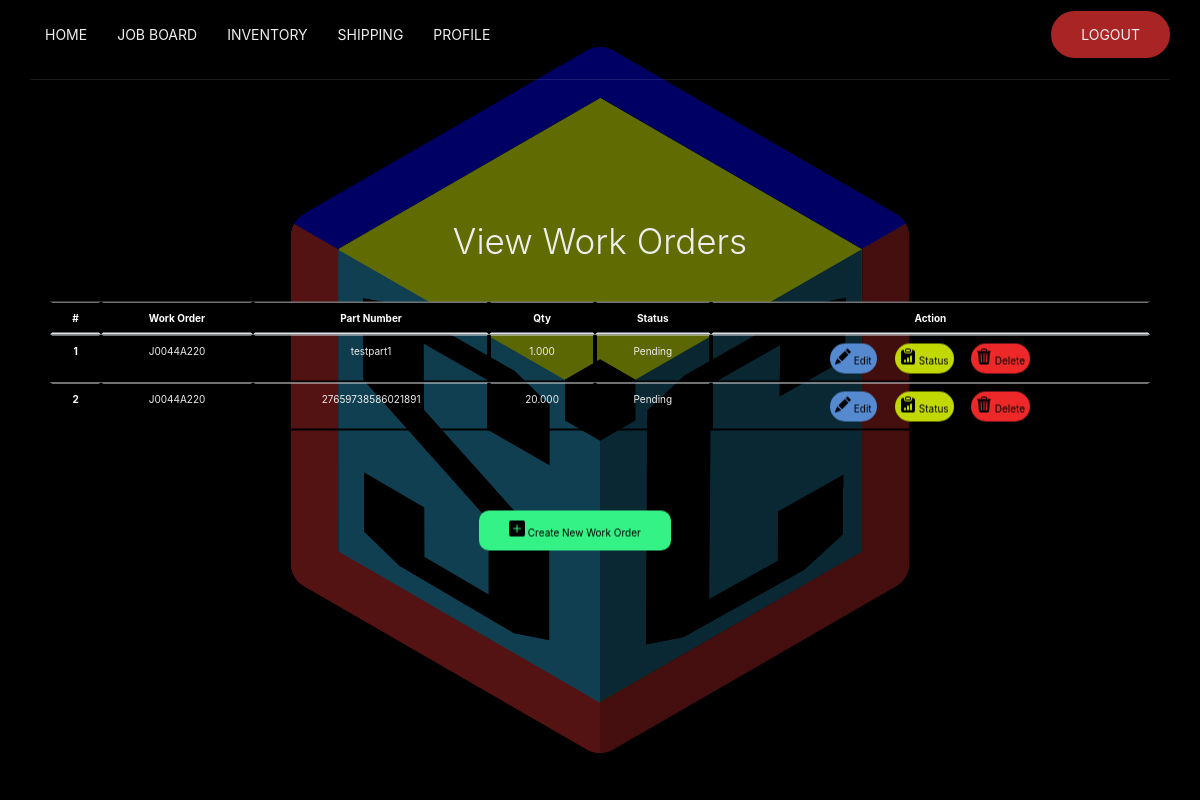
The page /view_jboard.php on the database its author committed.
### tables this page shows
CREATE TABLE `workorders` (
  `id` int(11) NOT NULL,
  `workid` varchar(20) NOT NULL,
  `partid` varchar(20) NOT NULL,
  `quantity` double(11,3) NOT NULL,
  `status` varchar(20) NOT NULL
);

### php/view_jb_table.php (called while the page is built)
<?php
include "connection_inv.php";
$sql = "SELECT * FROM workorders ORDER BY id DESC";
$result = mysqli_query($conn, $sql);
?>

### view_jboard.php (the view, shortened to what this page needs)
<?php
include "php/view_jb_table.php";
?>
<!DOCTYPE html>
<html>
<head>
	<link rel="stylesheet" href="https://maxcdn.bootstrapcdn.com/bootstrap/4.0.0/css/bootstrap.min.css">
	<link rel="stylesheet" href="https://unpkg.com/ionicons@4.5.10-0/dist/css/ionicons.min.css">
  <link rel="stylesheet" href="css/jb.css">
</head>
<body>
    <header>
      <div class="container">
        <nav>
          <ul class="nav-list">
            <li>
              <a href="index.php">Home</a>
            </li>
            <li>
              <a href="jboard.php">Job Board</a>
            </li>
            <li>
            <li>
              <a href="#">Inventory
              </a>
            </li>
              <a href="shipping.php">Shipping</a>
            </li>
            <li>
              <a href="profile.php">Profile</a>
            </li>
            <li class="move-right btn">
              <a href="php/logout.php">Logout</a>
            </li>
          </ul>
        </nav>
      </div>
    </header>
	<section class="hero">
		<div class="text">
      <div id="box">
        <div id="title">
          <div class="container">
            <h4 class="display-4 text-center">View Work Orders</h4><br>
            <?php if (mysqli_num_rows($result)) { ?>
            <div class="outer-wrapper">
              <div class="table-wrapper">
                <table class="table table-striped">
                  <thead>
                    <tr>
                      <th scope="col">#</th>
                      <th scope="col">Work Order</th>
                      <th scope="col">Part Number</th>
                      <th scope="col">Qty</th>
                      <th scope="col">Status</th>
                      <th scope="col">Action</th>
                    </tr>
                  </thead>
                  <tbody>
                    <?php
                       $i = 0;
                       while($rows = mysqli_fetch_assoc($result)){
                       $i++;
                     ?>
                    <tr>
                      <th scope="row"><?=$i?></th>
                      <td><?=$rows['workid']?></td>
                      <td><?php echo $rows['partid']; ?></td>
                      <td><?php echo $rows['quantity']; ?></td>
                      <td><?php echo $rows['status']; ?></td>
                      <td><a href="edit_jboard.php?id=<?=$rows['id']?>"
                             class="btn-edit bounce-in-on-hover">
                              Edit
                          </a>
                          <a href="progress_jboard.php?id=<?=$rows['id']?>"
                          class="btn-status bounce-in-on-hover">
                          Status
                          </a>
                          <a href="php/delete_jb_table.php?id=<?=$rows['id']?>"
                             class="btn-delete btn-danger bounce-in-on-hover">
                            Delete
                          </a>
                      </td>
                    </tr>
                    <?php } ?>
                  </tbody>
                </table>
                <?php } ?>
              </div>
            </div>
            <div class="py-5 text-center">
              <a href="create_jboard.php" class="btn-primary link bounce-in-on-hover">
                <svg xmlns="http://www.w3.org/2000/svg" width="16" height="16" fill="currentColor" class="bi bi-plus-square-fill" viewBox="0 0 16 16">
                   <path d="M2 0a2 2 0 0 0-2 2v12a2 2 0 0 0 2 2h12a2 2 0 0 0 2-2V2a2 2 0 0 0-2-2H2zm6.5 4.5v3h3a.5.5 0 0 1 0 1h-3v3a.5.5 0 0 1-1 0v-3h-3a.5.5 0 0 1 0-1h3v-3a.5.5 0 0 1 1 0z"/>
                </svg>
                Create New Work Order
              </a>
            </div>
          </div>
          </div>
        </div>
		</div>
	</section>
</body>
</html>

### css/jb.css (style rules this page uses)
*, *::before, *::after { margin: 0; padding: 0; box-sizing: border-box; }
html { font-family: 'Roboto', sans-serif; font-size: 10px; }
body { overflow-x: hidden; }
a { text-decoration: none; }
ul { list-style: none; }
header { width: 100%; position: absolute; top: 0; left: 0; }
.container { width: 100%; max-width: 117rem; margin: 0 auto; padding: 0 1.5rem; }
nav { display: flex; align-items: center; width: 100%; height: 8rem; border-bottom: 1px solid rgba(255,255,255,.1); }
.nav-list { display: flex; width: 100%; align-items: center; }
.nav-list li { line-height: 8rem; position: relative; }
.nav-list a { display: block; color: #eee; padding: 0 1.5rem; font-size: 1.4rem; text-transform: uppercase; transition: color 650ms; }
.btn { padding: 1.3rem; display: inline-block; background-color: #a92525; border: 2px solid #a92525; border-radius: 5rem; transition: background-color 650ms; }
.btn-sub, .btn-view, .btn-edit, .btn-delete, .btn-status { padding: .5rem; display: inline-block; border-radius: 5rem; transition: background-color 650ms; color: black; }
.btn-edit { background-color: #558AD1; margin-right: 15px; margin-left: 0px; }
.btn-delete { margin-right: 0px; }
.btn-status { background-color: #C1D803; margin-right: 15px; }
li.move-right { margin: auto 0 auto auto; line-height: initial; }
.hero { width: 100%; height: 100vh; background: linear-gradient(to bottom, rgba(0,0,0,0.5),rgba(0,0,0,0.5)), url("../media/SESCORE_logo_V2.png") center no-repeat; background-size: cover; }
.text { width: 100%; position: absolute; top: 50%; left: 50%; transform: translate(-50%, -50%); color: #eee; text-align: center; }
table { border-collapse: separate; border-spacing: 0px; border-radius: 2px; }
th { position: sticky; background-color: black; color: white; }
th, td { border: 2px solid black; vertical-align: center; }
.table-wrapper { max-height: 500px; overflow-x: auto; overflow-y: scroll; margin: 20px; }
.btn-primary { text-align: center; color: #000000; display: flex; justify-content: flex-end; background-color: #34F285; border-color: inherit; margin-top: 20px; margin-right: 50px; }
.btn-danger { background-color: #ED2828; border-color: inherit; }
.link, .btn-view { padding: 10px 30px; display: inline-block; color: #000; border-radius: 10px; text-decoration: none; }
.bounce-in-on-hover { display: inline-block; -webkit-transform: perspective(1px) translateZ(0); transform: perspective(1px) translateZ(0); box-shadow: 0 0 1px rgba(0, 0, 0, 0); -webkit-transition-duration: 0.5s; transition-duration: 0.5s; }

### rows shown on the page
workorders: workid "J0044A220", partid "testpart1", quantity "1.000", status "Pending"
workorders: workid "J0044A220", partid "27659738586021891", quantity "20.000", status "Pending"
